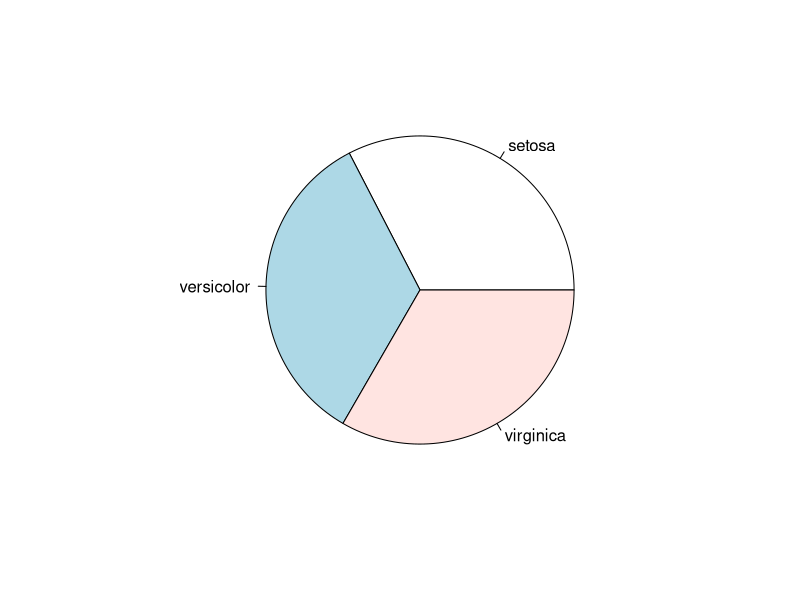
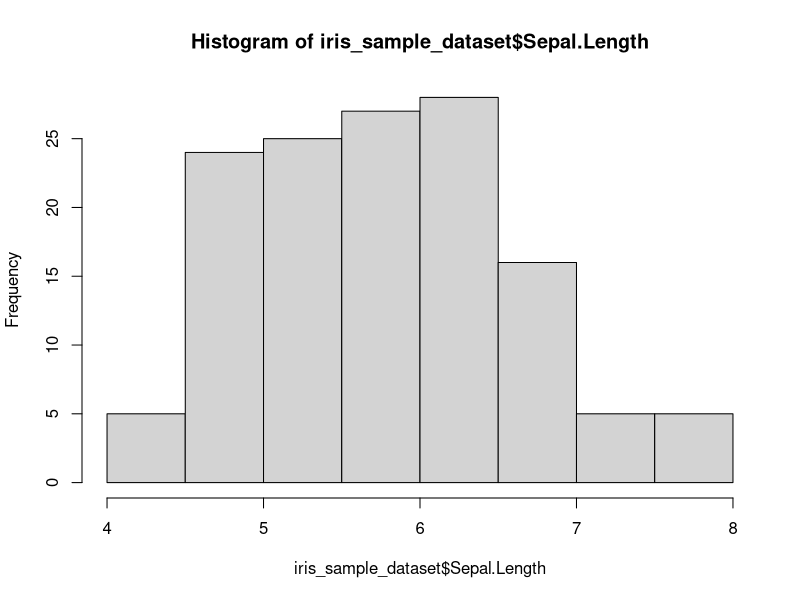
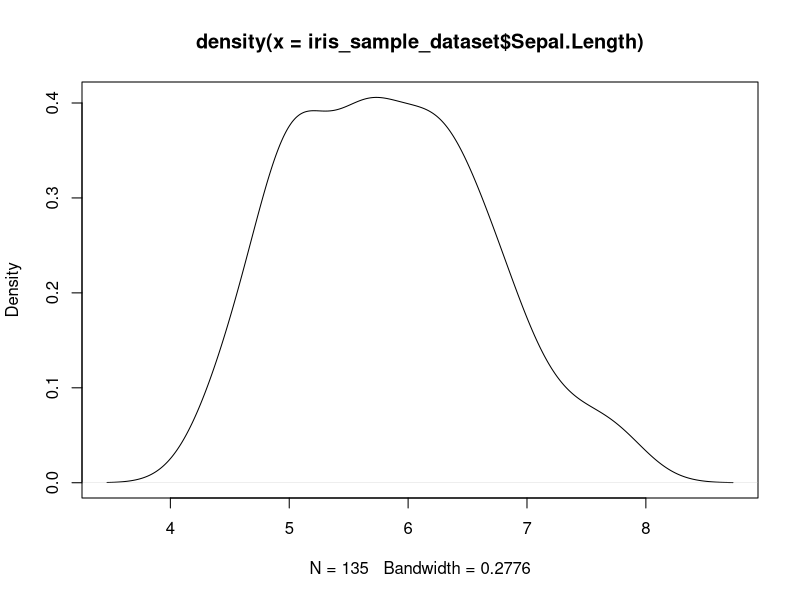
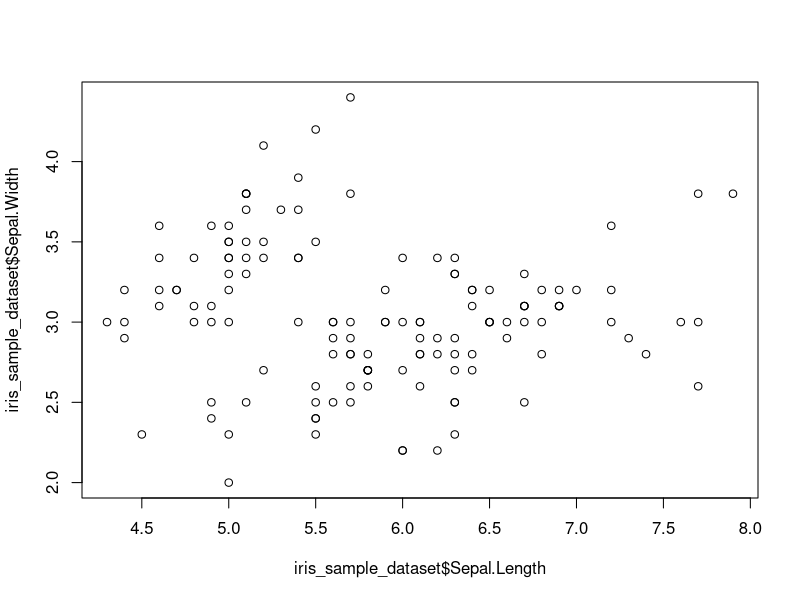

R code for these plots, in order:
####################### Subsetting the data set III: Random Sample  ###########################
## The following code random sample (without replacement) 90% of the original data set and
## assgin them to a new variable iris_sample.
iris_sample_dataset = iris[sample(nrow(iris), nrow(iris) * 0.9), ]

## Summary statistics of every variable
summary(iris_sample_dataset)

## Frequency of species
table(iris_sample_dataset$Species)

## Pie Chart
pie(table(iris_sample_dataset$Species))

##Plot histogram and density plot of Sepal.length
hist(iris_sample_dataset$Sepal.Length)

plot(density(iris_sample_dataset$Sepal.Length))


## Scatter plot of length and width of sepals
plot(iris_sample_dataset$Sepal.Length, iris_sample_dataset$Sepal.Width)

